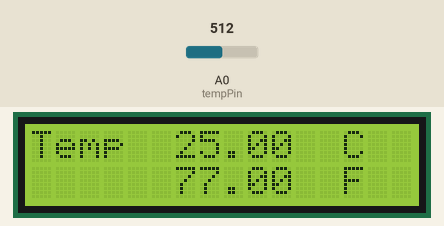
A sketch run on a simulated Arduino Uno, built with avr-gcc and run on an emulated ATmega328P. Parts: 16×2 character LCD. Inputs (shaded band) come from the test bench; at power-on: A0 (tempPin) = 512. What the sketch prints to the serial monitor is not drawn.

Above: at 1.2 s.
1.3 s: A0 (tempPin) set to 716
At 2.8 s:
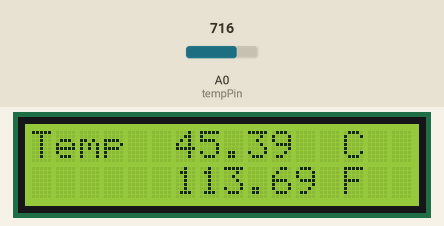
3.5 s: A0 (tempPin) set to 900
At 5.0 s:
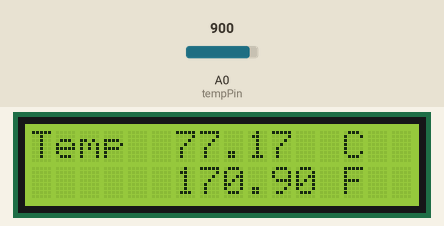
5.6 s: A0 (tempPin) set to 1023
At 7.1 s:
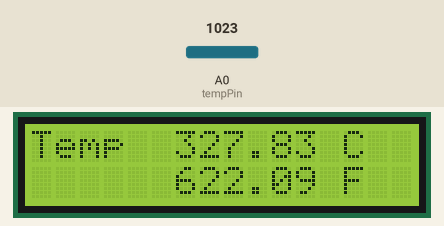
Timing chart, 0 to 8.6 s (numbered marks = the images above; inputs shaded):
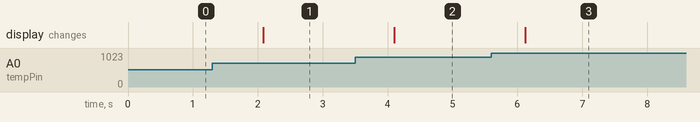

Measured:
- after the input at 1.3 s, the display: changes after 0.79 s (image 1)
- after the input at 3.5 s, the display: changes after 0.60 s (image 2)
- after the input at 5.6 s, the display: changes after 0.52 s (image 3)

The sketch:

Thermometer.ino
```cpp
//www.elegoo.com
//2016.12.9

#include <LiquidCrystal.h> //This Library is required to connect the Liquid Crystal Display (LCD) screen

int tempPin = 0; //Signal (or data) received from the sensor will initially be zero
//                BS  E  D4 D5  D6 D7
LiquidCrystal lcd(7, 8, 9, 10, 11, 12); //This sets up where the numbers in the screen will show up
void setup()
{
  lcd.begin(16, 2);
  Serial.begin(9600); //Data rate in which bits per second will be transmitted into the Python Code
}
void loop()
{
  int tempReading = analogRead(tempPin);
  double tempK = log(10000.0 * ((1024.0 / tempReading - 1))); //Temperature will be calculated in Kelvin initially
  tempK = 1 / (0.001129148 + (0.000234125 + (0.0000000876741 * tempK * tempK )) * tempK );
  float tempC = tempK - 273.15;            // Convert Kelvin to Celsius
  float tempF = (tempC * 9.0)/ 5.0 + 32.0; // Convert Celsius to Fahrenheit

  //The following code block displays and accomodates temperature data into the LCD
  // Display Temperature in C
  lcd.setCursor(0, 0);
  lcd.print("Temp         C  ");
  lcd.setCursor(6, 0);
  lcd.print(tempC);
  // Display Temperature in F
  lcd.setCursor(0, 1);
  lcd.print("             F  ");
  lcd.setCursor(6, 1);
  lcd.print(tempF);

  //The following code block will print the recorded data every second in the Arduino platform/IDE, but
  //the same data will be transmitted and printed into the Python script
  Serial.print(tempC);
  Serial.print(",");
  Serial.print(tempF);
  Serial.println(" ");
  delay(1000); //1000ms = 1 second
}
```
